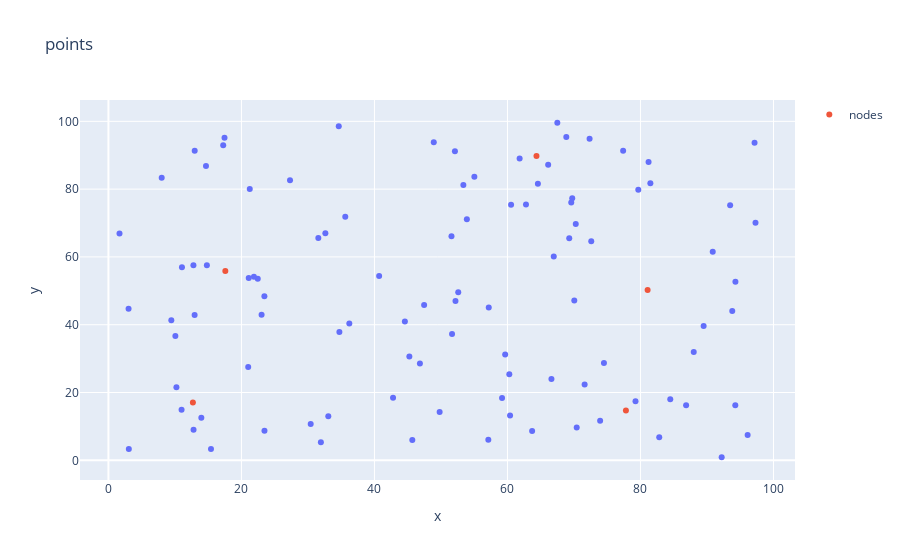

Source (notebook cell):
### Code cell
figure = px.scatter(x=data[:, 0], y=data[:, 1], title="points")
figure.add_trace(go.Scatter(x=kohonen.nodes[:, 0], y=kohonen.nodes[:, 1], mode="markers", name="nodes"))

figure.show()
